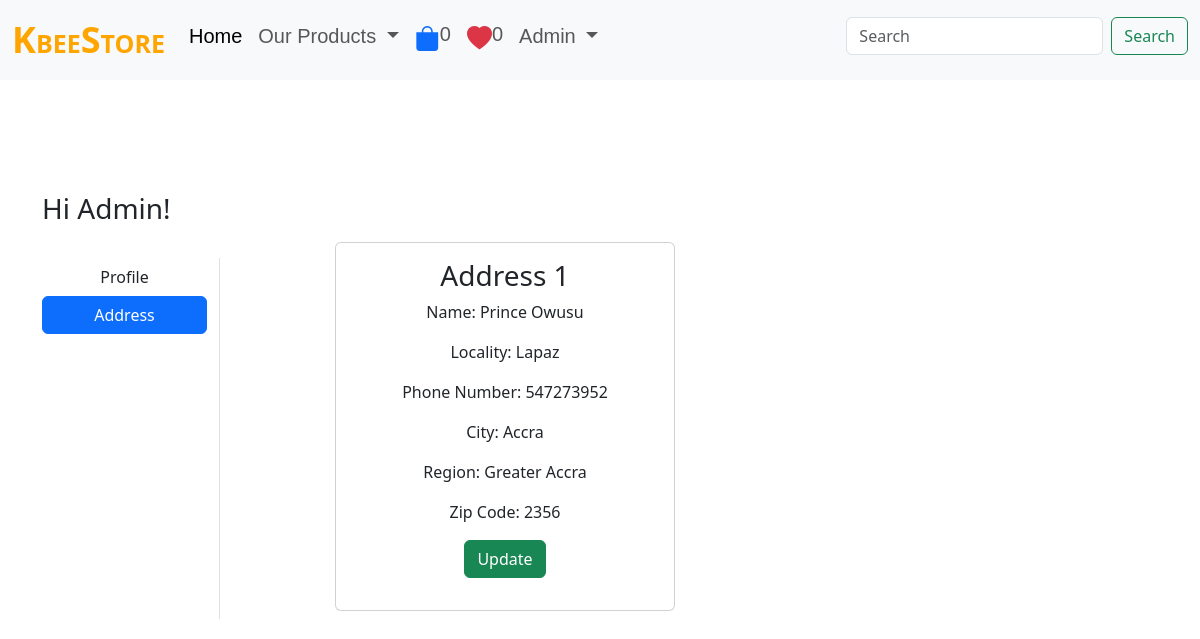
Page /address/ (signed in) on the committed database.
### app/models.py (models this page shows, shortened)
class Customer(models.Model):
    user = models.ForeignKey(User, on_delete=models.CASCADE)
    name = models.CharField(max_length=200)
    locality = models.CharField(max_length=200)
    city = models.CharField(max_length=100)
    phone = models.IntegerField(default=9999999999)
    zipcode = models.IntegerField(default=1234)
    region = models.CharField(choices=STATE_CHOICES, max_length=100)

### app/views.py (the view)
# urls.py: path('address/', views.address, name='address'),
@login_required
def address(request):
    totalitem = 0
    wishitem = 0
    if request.user.is_authenticated:
        totalitem = len(Cart.objects.filter(user=request.user))
        wishitem = len(Wishlist.objects.filter(user=request.user))
    add = Customer.objects.filter(user=request.user)
    return render(request, 'app/address.html', locals())

### app/templates/app/address.html (shortened to what this page needs)
{% extends 'app/base.html' %}
{% load static %}
{% block main-content %}
<div class="container my-5">
    <div class='row'>
        <h3>Hi <span class="text-capitalize">{{request.user}}!</span></h3>
        <div class="col-sm-2 border-end mt-4">
            <ul class="list-unstyled">
                <li class="d-grid"><a href="{% url 'profile' %}" class="btn ">Profile</a></li>
                <li class="d-grid"><a href="{% url 'address' %}" class="btn btn-primary">Address</a></li>
            </ul>
        </div>
        <div class="col-sm-8 offset-sm-1">
            <div class="row">
                {% for ad in add %}
                    <div class="col-sm-6">
                        <div class="card m-2">
                            <div class="card-body text-center">
                                <h3>Address {{forloop.counter}}</h3>
                                <p>Name: {{ad.name}}</p>
                                <p>Locality: {{ad.locality}}</p>
                                <p>Phone Number: {{ad.phone}}</p>
                                <p>City: {{ad.city}}</p>
                                <p>Region: {{ad.region}}</p>
                                <p>Zip Code: {{ad.zipcode}}</p>
                                <p class="text-center">
                                    <a href="{% url 'updateAddress' pk=ad.id %}" type="button" class="btn btn-success">Update
                                    </a>
                                </p>
                            </div>
                        </div>
                    </div>
                {% endfor %}
            </div>
        </div>
    </div>
</div>
{% endblock main-content %}

### app/templates/app/base.html (shortened to what this page needs)
<!DOCTYPE html>
{% load static %}
<html>
<head>
    <link href="https://use.fontawesome.com/releases/v5.0.1/css/all.css" rel="stylesheet">
    <link rel="stylesheet" href="https://cdnjs.cloudflare.com/ajax/libs/OwlCarousel2/2.3.4/assets/owl.carousel.min.css" />
    <link rel="stylesheet" href="https://cdnjs.cloudflare.com/ajax/libs/OwlCarousel2/2.3.4/assets/owl.theme.default.min.css" />
    <link href="https://cdn.jsdelivr.net/npm/bootstrap@5.3.0-alpha1/dist/css/bootstrap.min.css" rel="stylesheet">
    <link rel="stylesheet" href="https://cdn.jsdelivr.net/npm/bootstrap-icons@1.10.4/font/bootstrap-icons.css">
    <link rel="stylesheet" href="https://cdnjs.cloudflare.com/ajax/libs/font-awesome/6.4.0/css/fontawesome.min.css" />
    <link rel="stylesheet" href = "{% static 'app/css/owl.carousel.min.css' %}">
    <link rel="stylesheet" href = "{% static 'app/css/all.min.css' %}">
    <link rel="stylesheet" href = "{% static 'app/css/style.css' %}">
</head>
<body>
  <nav class="navbar navbar-expand-lg navbar-light fixed-top bg-light">
    <div class="container-fluid " style="font-size:20px;">
      <a class="navbar-brand" href="{% url 'home' %}" style="color:orange; font-size:25px; font-weight:bolder;"><span style="font-size:36px;">K</span>BEE<span style="font-size:36px;">S</span>TORE</a>
      <div class="collapse navbar-collapse" id="navbarSupportedContent">
        <ul class="navbar-nav me-auto mb-2 mb-lg-0" style="font-family: 'Poppins', sans-serif;">
                <li class="nav-item">
                  <a class="nav-link active text-decoration-none" aria-current="page" href="{% url 'home' %}">Home</a>
                </li>
                <li class="nav-item dropdown">
                  <a class="nav-link dropdown-toggle text-decoration-none" href="#" id="navbarDropdown" role="button" data-bs-toggle="dropdown" aria-expanded="false">
                    Our Products
                  </a>
                </li>
              <li class="nav-item">
                <a class="nav-link btn text-decoration-none" href="{% url 'showcart' %}">
                    <i class="bi bi-bag-fill text-primary" style="font-size:25px;"></i><sup><span  style="font-size:20px;">{% if totalitem > 0 %}{{totalitem}}{% else%}0{% endif %}</span></sup>
                </a>
              </li>
              <li class="nav-item">
                <a class="nav-link btn text-decoration-none" href="{% url 'showwishlist' %}">
                      <i class="bi bi-heart-fill text-danger" style="font-size:25px;"></i><sup><span  style="font-size:20px;">{% if wishitem > 0 %}{{wishitem}}{% else%}0{% endif %}</span></sup>
                </a>
              </li>
              {% if user.is_authenticated %}
              <li class="nav-item dropdown">
                <a class="nav-link dropdown-toggle text-decoration-none" href="#" id="navbarDropdown" role="button" data-bs-toggle="dropdown" aria-expanded="false">
                  {{request.user}}
                </a>
              </li>
              {% endif %}
            </div>
        <form class="d-flex mb-2" action="{% url 'product_search' %}" method="GET">
          <input class="form-control me-2" type="search" placeholder="Search" name="search_query" aria-label="Search">
          <button class="btn btn-outline-success" type="submit">Search</button>
        </form>
      </div>
  </nav>
    <br><br><br><br><br><br>
    {% block main-content%}{% endblock main-content %}
</body>
</html>

### rows in the picture
Customer: name "Prince Owusu", locality "Lapaz", phone "547273952", city "Accra", region "Greater Accra", zipcode "2356"

### other values in the picture
{{ request.user }} "Admin"
